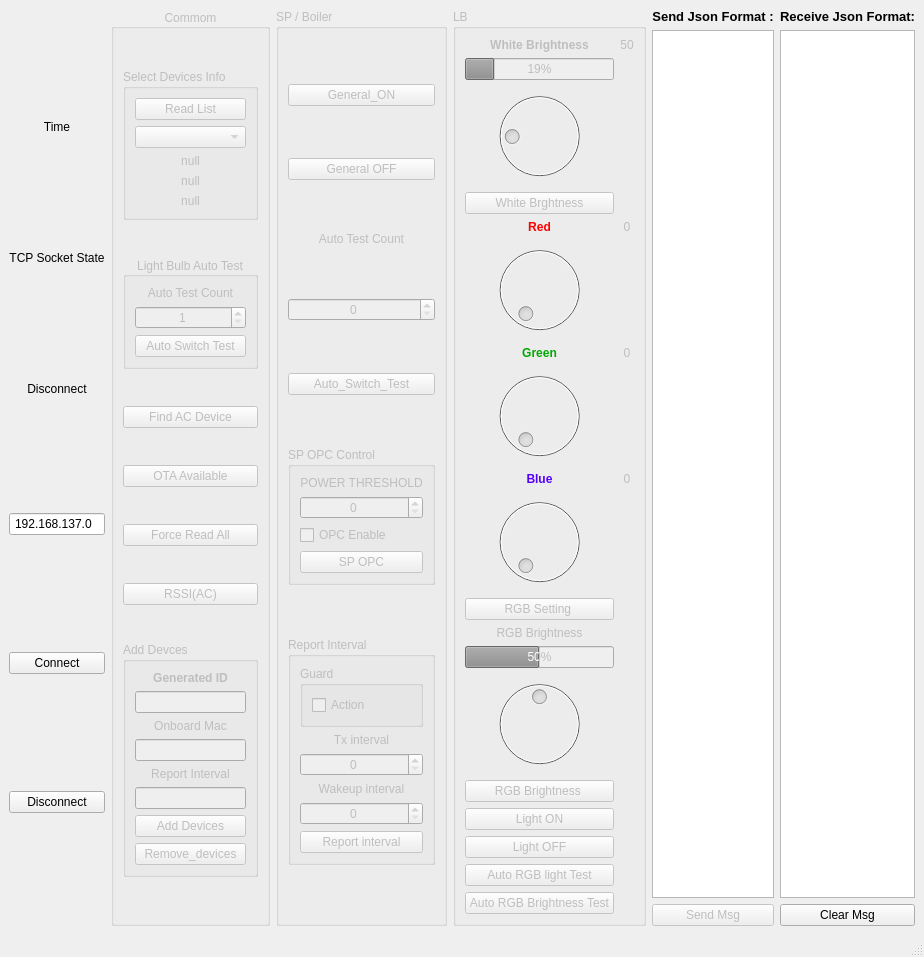
<?xml version="1.0" encoding="UTF-8"?>
<ui version="4.0">
 <class>MainWindow</class>
 <widget class="QMainWindow" name="MainWindow">
  <property name="geometry">
   <rect>
    <x>0</x>
    <y>0</y>
    <width>673</width>
    <height>831</height>
   </rect>
  </property>
  <property name="windowTitle">
   <string>TCP_Socket</string>
  </property>
  <widget class="QWidget" name="centralwidget">
   <layout class="QHBoxLayout" name="horizontalLayout">
    <item>
     <layout class="QGridLayout" name="gridLayout">
      <item row="0" column="0">
       <widget class="QLabel" name="label_Time">
        <property name="sizePolicy">
         <sizepolicy hsizetype="Expanding" vsizetype="Fixed">
          <horstretch>0</horstretch>
          <verstretch>0</verstretch>
         </sizepolicy>
        </property>
        <property name="text">
         <string>Time</string>
        </property>
        <property name="alignment">
         <set>Qt::AlignCenter</set>
        </property>
       </widget>
      </item>
      <item row="4" column="0">
       <widget class="QPushButton" name="btn_connect">
        <property name="text">
         <string>Connect</string>
        </property>
       </widget>
      </item>
      <item row="3" column="0">
       <widget class="QLineEdit" name="lineEdit">
        <property name="inputMask">
         <string>000.000.000.000</string>
        </property>
        <property name="text">
         <string>192.168.137.0</string>
        </property>
        <property name="alignment">
         <set>Qt::AlignCenter</set>
        </property>
       </widget>
      </item>
      <item row="5" column="0">
       <widget class="QPushButton" name="btn_close">
        <property name="text">
         <string>Disconnect</string>
        </property>
       </widget>
      </item>
      <item row="2" column="0">
       <widget class="QLabel" name="label_tcp_socket_state">
        <property name="sizePolicy">
         <sizepolicy hsizetype="Preferred" vsizetype="Fixed">
          <horstretch>0</horstretch>
          <verstretch>0</verstretch>
         </sizepolicy>
        </property>
        <property name="text">
         <string>Disconnect</string>
        </property>
        <property name="alignment">
         <set>Qt::AlignCenter</set>
        </property>
       </widget>
      </item>
      <item row="1" column="0">
       <widget class="QLabel" name="label">
        <property name="sizePolicy">
         <sizepolicy hsizetype="Preferred" vsizetype="Fixed">
          <horstretch>0</horstretch>
          <verstretch>0</verstretch>
         </sizepolicy>
        </property>
        <property name="text">
         <string>TCP Socket State</string>
        </property>
        <property name="alignment">
         <set>Qt::AlignCenter</set>
        </property>
       </widget>
      </item>
     </layout>
    </item>
    <item>
     <widget class="QGroupBox" name="GB_Commom">
      <property name="enabled">
       <bool>false</bool>
      </property>
      <property name="title">
       <string>Commom</string>
      </property>
      <property name="alignment">
       <set>Qt::AlignCenter</set>
      </property>
      <layout class="QVBoxLayout" name="verticalLayout">
       <item>
        <widget class="QGroupBox" name="groupBox">
         <property name="sizePolicy">
          <sizepolicy hsizetype="Preferred" vsizetype="Fixed">
           <horstretch>0</horstretch>
           <verstretch>0</verstretch>
          </sizepolicy>
         </property>
         <property name="title">
          <string>Select Devices Info</string>
         </property>
         <layout class="QVBoxLayout" name="verticalLayout_7">
          <item>
           <widget class="QPushButton" name="btn_read_list">
            <property name="text">
             <string>Read List</string>
            </property>
           </widget>
          </item>
          <item>
           <widget class="QComboBox" name="cb_Generated_id">
            <property name="sizePolicy">
             <sizepolicy hsizetype="Expanding" vsizetype="Fixed">
              <horstretch>0</horstretch>
              <verstretch>0</verstretch>
             </sizepolicy>
            </property>
            <property name="maxCount">
             <number>30</number>
            </property>
           </widget>
          </item>
          <item>
           <widget class="QLabel" name="label_type">
            <property name="text">
             <string>null</string>
            </property>
            <property name="alignment">
             <set>Qt::AlignCenter</set>
            </property>
           </widget>
          </item>
          <item>
           <widget class="QLabel" name="label_mac">
            <property name="text">
             <string>null</string>
            </property>
            <property name="alignment">
             <set>Qt::AlignCenter</set>
            </property>
           </widget>
          </item>
          <item>
           <widget class="QLabel" name="label_targetid">
            <property name="text">
             <string>null</string>
            </property>
            <property name="alignment">
             <set>Qt::AlignCenter</set>
            </property>
           </widget>
          </item>
         </layout>
        </widget>
       </item>
       <item>
        <widget class="QGroupBox" name="groupBox_5">
         <property name="sizePolicy">
          <sizepolicy hsizetype="Preferred" vsizetype="Fixed">
           <horstretch>0</horstretch>
           <verstretch>0</verstretch>
          </sizepolicy>
         </property>
         <property name="title">
          <string>Light Bulb Auto Test</string>
         </property>
         <property name="alignment">
          <set>Qt::AlignCenter</set>
         </property>
         <layout class="QVBoxLayout" name="verticalLayout_8">
          <item>
           <widget class="QLabel" name="label_12">
            <property name="sizePolicy">
             <sizepolicy hsizetype="Preferred" vsizetype="Fixed">
              <horstretch>0</horstretch>
              <verstretch>0</verstretch>
             </sizepolicy>
            </property>
            <property name="text">
             <string>Auto Test Count</string>
            </property>
            <property name="alignment">
             <set>Qt::AlignCenter</set>
            </property>
           </widget>
          </item>
          <item>
           <widget class="QSpinBox" name="spinBox_LB_Count">
            <property name="alignment">
             <set>Qt::AlignCenter</set>
            </property>
            <property name="minimum">
             <number>1</number>
            </property>
            <property name="maximum">
             <number>9999</number>
            </property>
            <property name="value">
             <number>1</number>
            </property>
           </widget>
          </item>
          <item>
           <widget class="QPushButton" name="btn_auto_LB_Switch">
            <property name="text">
             <string>Auto Switch Test</string>
            </property>
           </widget>
          </item>
         </layout>
        </widget>
       </item>
       <item>
        <widget class="QPushButton" name="btn_ac_find">
         <property name="text">
          <string>Find AC Device</string>
         </property>
        </widget>
       </item>
       <item>
        <widget class="QPushButton" name="btn_ota_available">
         <property name="text">
          <string>OTA Available</string>
         </property>
        </widget>
       </item>
       <item>
        <widget class="QPushButton" name="btn_force_read_all">
         <property name="text">
          <string>Force Read All</string>
         </property>
        </widget>
       </item>
       <item>
        <widget class="QPushButton" name="btn_start_rssi_scan">
         <property name="text">
          <string>RSSI(AC)</string>
         </property>
        </widget>
       </item>
       <item>
        <widget class="QGroupBox" name="GB_Setting">
         <property name="enabled">
          <bool>false</bool>
         </property>
         <property name="sizePolicy">
          <sizepolicy hsizetype="Preferred" vsizetype="Fixed">
           <horstretch>0</horstretch>
           <verstretch>0</verstretch>
          </sizepolicy>
         </property>
         <property name="title">
          <string>Add Devces</string>
         </property>
         <layout class="QVBoxLayout" name="verticalLayout_2">
          <item>
           <widget class="QLabel" name="label_6">
            <property name="text">
             <string>&lt;html&gt;&lt;head/&gt;&lt;body&gt;&lt;p align=&quot;center&quot;&gt;&lt;span style=&quot; font-weight:600;&quot;&gt;Generated ID&lt;/span&gt;&lt;/p&gt;&lt;/body&gt;&lt;/html&gt;</string>
            </property>
            <property name="alignment">
             <set>Qt::AlignCenter</set>
            </property>
           </widget>
          </item>
          <item>
           <widget class="QLineEdit" name="lineEdit_Generated">
            <property name="maxLength">
             <number>22</number>
            </property>
            <property name="alignment">
             <set>Qt::AlignCenter</set>
            </property>
           </widget>
          </item>
          <item>
           <widget class="QLabel" name="label_2">
            <property name="text">
             <string>Onboard Mac</string>
            </property>
            <property name="alignment">
             <set>Qt::AlignCenter</set>
            </property>
           </widget>
          </item>
          <item>
           <widget class="QLineEdit" name="lineEdit_onboard_mac">
            <property name="maxLength">
             <number>12</number>
            </property>
            <property name="alignment">
             <set>Qt::AlignCenter</set>
            </property>
           </widget>
          </item>
          <item>
           <widget class="QLabel" name="label_5">
            <property name="text">
             <string>Report Interval</string>
            </property>
            <property name="alignment">
             <set>Qt::AlignCenter</set>
            </property>
           </widget>
          </item>
          <item>
           <widget class="QLineEdit" name="lineEdit_Report_interval">
            <property name="maxLength">
             <number>3</number>
            </property>
            <property name="alignment">
             <set>Qt::AlignCenter</set>
            </property>
           </widget>
          </item>
          <item>
           <widget class="QPushButton" name="btn_add_dev">
            <property name="text">
             <string>Add Devices</string>
            </property>
           </widget>
          </item>
          <item>
           <widget class="QPushButton" name="btn_remove_dev">
            <property name="text">
             <string>Remove_devices</string>
            </property>
           </widget>
          </item>
         </layout>
        </widget>
       </item>
      </layout>
     </widget>
    </item>
    <item>
     <widget class="QGroupBox" name="GB_SP">
      <property name="enabled">
       <bool>false</bool>
      </property>
      <property name="sizePolicy">
       <sizepolicy hsizetype="Preferred" vsizetype="Preferred">
        <horstretch>0</horstretch>
        <verstretch>0</verstretch>
       </sizepolicy>
      </property>
      <property name="title">
       <string>SP / Boiler</string>
      </property>
      <layout class="QVBoxLayout" name="verticalLayout_3">
       <item>
        <widget class="QPushButton" name="btn_sp_on">
         <property name="text">
          <string>General_ON</string>
         </property>
        </widget>
       </item>
       <item>
        <widget class="QPushButton" name="btn_sp_off">
         <property name="text">
          <string>General OFF</string>
         </property>
        </widget>
       </item>
       <item>
        <widget class="QLabel" name="label_13">
         <property name="sizePolicy">
          <sizepolicy hsizetype="Minimum" vsizetype="Fixed">
           <horstretch>0</horstretch>
           <verstretch>0</verstretch>
          </sizepolicy>
         </property>
         <property name="text">
          <string>Auto Test Count</string>
         </property>
         <property name="textFormat">
          <enum>Qt::PlainText</enum>
         </property>
         <property name="alignment">
          <set>Qt::AlignCenter</set>
         </property>
        </widget>
       </item>
       <item>
        <widget class="QSpinBox" name="spinBox_sp_boiler_value">
         <property name="sizePolicy">
          <sizepolicy hsizetype="Preferred" vsizetype="Fixed">
           <horstretch>0</horstretch>
           <verstretch>0</verstretch>
          </sizepolicy>
         </property>
         <property name="alignment">
          <set>Qt::AlignCenter</set>
         </property>
        </widget>
       </item>
       <item>
        <widget class="QPushButton" name="btn_sp_boiler_auot_Switch">
         <property name="sizePolicy">
          <sizepolicy hsizetype="Preferred" vsizetype="Fixed">
           <horstretch>0</horstretch>
           <verstretch>0</verstretch>
          </sizepolicy>
         </property>
         <property name="text">
          <string>Auto_Switch_Test</string>
         </property>
        </widget>
       </item>
       <item>
        <widget class="QGroupBox" name="groupBox_2">
         <property name="sizePolicy">
          <sizepolicy hsizetype="Preferred" vsizetype="Fixed">
           <horstretch>0</horstretch>
           <verstretch>0</verstretch>
          </sizepolicy>
         </property>
         <property name="title">
          <string>SP OPC Control</string>
         </property>
         <layout class="QVBoxLayout" name="verticalLayout_4">
          <item>
           <widget class="QLabel" name="label_11">
            <property name="sizePolicy">
             <sizepolicy hsizetype="Preferred" vsizetype="Fixed">
              <horstretch>0</horstretch>
              <verstretch>0</verstretch>
             </sizepolicy>
            </property>
            <property name="text">
             <string>POWER THRESHOLD</string>
            </property>
            <property name="textFormat">
             <enum>Qt::AutoText</enum>
            </property>
            <property name="alignment">
             <set>Qt::AlignCenter</set>
            </property>
           </widget>
          </item>
          <item>
           <widget class="QSpinBox" name="spinBox_sp_power">
            <property name="layoutDirection">
             <enum>Qt::LeftToRight</enum>
            </property>
            <property name="alignment">
             <set>Qt::AlignCenter</set>
            </property>
            <property name="maximum">
             <number>500</number>
            </property>
           </widget>
          </item>
          <item>
           <widget class="QCheckBox" name="cb_sp_enable">
            <property name="text">
             <string>OPC Enable</string>
            </property>
           </widget>
          </item>
          <item>
           <widget class="QPushButton" name="btn_SP_OPC">
            <property name="text">
             <string>SP OPC</string>
            </property>
           </widget>
          </item>
         </layout>
        </widget>
       </item>
       <item>
        <widget class="QGroupBox" name="groupBox_3">
         <property name="sizePolicy">
          <sizepolicy hsizetype="Preferred" vsizetype="Fixed">
           <horstretch>0</horstretch>
           <verstretch>0</verstretch>
          </sizepolicy>
         </property>
         <property name="title">
          <string>Report Interval</string>
         </property>
         <layout class="QVBoxLayout" name="verticalLayout_5">
          <item>
           <widget class="QGroupBox" name="groupBox_4">
            <property name="sizePolicy">
             <sizepolicy hsizetype="Preferred" vsizetype="Fixed">
              <horstretch>0</horstretch>
              <verstretch>0</verstretch>
             </sizepolicy>
            </property>
            <property name="title">
             <string>Guard</string>
            </property>
            <layout class="QVBoxLayout" name="verticalLayout_6">
             <item>
              <widget class="QCheckBox" name="cb_Action">
               <property name="sizePolicy">
                <sizepolicy hsizetype="Preferred" vsizetype="Fixed">
                 <horstretch>0</horstretch>
                 <verstretch>0</verstretch>
                </sizepolicy>
               </property>
               <property name="text">
                <string>Action</string>
               </property>
              </widget>
             </item>
            </layout>
           </widget>
          </item>
          <item>
           <widget class="QLabel" name="label_7">
            <property name="sizePolicy">
             <sizepolicy hsizetype="Preferred" vsizetype="Fixed">
              <horstretch>0</horstretch>
              <verstretch>0</verstretch>
             </sizepolicy>
            </property>
            <property name="text">
             <string>Tx interval</string>
            </property>
            <property name="alignment">
             <set>Qt::AlignCenter</set>
            </property>
           </widget>
          </item>
          <item>
           <widget class="QSpinBox" name="spinBox_tx">
            <property name="alignment">
             <set>Qt::AlignCenter</set>
            </property>
            <property name="maximum">
             <number>999999</number>
            </property>
           </widget>
          </item>
          <item>
           <widget class="QLabel" name="label_8">
            <property name="sizePolicy">
             <sizepolicy hsizetype="Preferred" vsizetype="Fixed">
              <horstretch>0</horstretch>
              <verstretch>0</verstretch>
             </sizepolicy>
            </property>
            <property name="text">
             <string>Wakeup interval</string>
            </property>
            <property name="alignment">
             <set>Qt::AlignCenter</set>
            </property>
           </widget>
          </item>
          <item>
           <widget class="QSpinBox" name="spinBox_rx">
            <property name="alignment">
             <set>Qt::AlignCenter</set>
            </property>
            <property name="maximum">
             <number>999999</number>
            </property>
           </widget>
          </item>
          <item>
           <widget class="QPushButton" name="btn_set_interval">
            <property name="text">
             <string>Report interval</string>
            </property>
           </widget>
          </item>
         </layout>
        </widget>
       </item>
      </layout>
     </widget>
    </item>
    <item>
     <widget class="QGroupBox" name="GB_LB">
      <property name="enabled">
       <bool>false</bool>
      </property>
      <property name="sizePolicy">
       <sizepolicy hsizetype="Preferred" vsizetype="Fixed">
        <horstretch>0</horstretch>
        <verstretch>0</verstretch>
       </sizepolicy>
      </property>
      <property name="title">
       <string>LB</string>
      </property>
      <layout class="QGridLayout" name="gridLayout_5">
       <item row="0" column="0">
        <widget class="QLabel" name="label_10">
         <property name="text">
          <string>&lt;html&gt;&lt;head/&gt;&lt;body&gt;&lt;p align=&quot;center&quot;&gt;&lt;span style=&quot; font-weight:600;&quot;&gt;White Brightness&lt;/span&gt;&lt;/p&gt;&lt;/body&gt;&lt;/html&gt;</string>
         </property>
         <property name="alignment">
          <set>Qt::AlignCenter</set>
         </property>
        </widget>
       </item>
       <item row="8" column="0">
        <widget class="QDial" name="dial_br">
         <property name="sizePolicy">
          <sizepolicy hsizetype="Preferred" vsizetype="Minimum">
           <horstretch>0</horstretch>
           <verstretch>0</verstretch>
          </sizepolicy>
         </property>
         <property name="minimum">
          <number>0</number>
         </property>
         <property name="maximum">
          <number>255</number>
         </property>
         <property name="value">
          <number>50</number>
         </property>
        </widget>
       </item>
       <item row="9" column="0">
        <widget class="QPushButton" name="btn_lb_white_brghtness">
         <property name="text">
          <string>White Brghtness</string>
         </property>
        </widget>
       </item>
       <item row="10" column="0">
        <widget class="QLabel" name="label_red">
         <property name="text">
          <string>&lt;html&gt;&lt;head/&gt;&lt;body&gt;&lt;p&gt;&lt;span style=&quot; font-weight:600; color:#ff0000;&quot;&gt;Red&lt;/span&gt;&lt;/p&gt;&lt;/body&gt;&lt;/html&gt;</string>
         </property>
         <property name="alignment">
          <set>Qt::AlignCenter</set>
         </property>
        </widget>
       </item>
       <item row="0" column="1">
        <widget class="QLabel" name="label_white_br">
         <property name="text">
          <string>50</string>
         </property>
         <property name="alignment">
          <set>Qt::AlignCenter</set>
         </property>
        </widget>
       </item>
       <item row="2" column="0">
        <widget class="QProgressBar" name="lb_pb_brightness">
         <property name="styleSheet">
          <string notr="true"/>
         </property>
         <property name="minimum">
          <number>0</number>
         </property>
         <property name="maximum">
          <number>255</number>
         </property>
         <property name="value">
          <number>50</number>
         </property>
         <property name="alignment">
          <set>Qt::AlignCenter</set>
         </property>
         <property name="orientation">
          <enum>Qt::Horizontal</enum>
         </property>
        </widget>
       </item>
       <item row="10" column="1">
        <widget class="QLabel" name="label_red_val">
         <property name="text">
          <string>0</string>
         </property>
         <property name="alignment">
          <set>Qt::AlignCenter</set>
         </property>
        </widget>
       </item>
       <item row="11" column="0">
        <widget class="QDial" name="dial_red">
         <property name="minimum">
          <number>0</number>
         </property>
         <property name="maximum">
          <number>255</number>
         </property>
        </widget>
       </item>
       <item row="12" column="0">
        <widget class="QLabel" name="label_green">
         <property name="text">
          <string>&lt;html&gt;&lt;head/&gt;&lt;body&gt;&lt;p align=&quot;center&quot;&gt;&lt;span style=&quot; font-weight:600; color:#00aa00;&quot;&gt;Green&lt;/span&gt;&lt;/p&gt;&lt;/body&gt;&lt;/html&gt;</string>
         </property>
        </widget>
       </item>
       <item row="33" column="0">
        <widget class="QPushButton" name="btn_auto_rgb_br_test">
         <property name="text">
          <string>Auto RGB Brightness Test</string>
         </property>
        </widget>
       </item>
       <item row="14" column="0">
        <widget class="QLabel" name="label_blue">
         <property name="text">
          <string>&lt;html&gt;&lt;head/&gt;&lt;body&gt;&lt;p&gt;&lt;span style=&quot; font-weight:600; color:#5500ff;&quot;&gt;Blue&lt;/span&gt;&lt;/p&gt;&lt;/body&gt;&lt;/html&gt;</string>
         </property>
         <property name="alignment">
          <set>Qt::AlignCenter</set>
         </property>
        </widget>
       </item>
       <item row="22" column="0">
        <widget class="QLabel" name="label_9">
         <property name="text">
          <string>RGB Brightness</string>
         </property>
         <property name="alignment">
          <set>Qt::AlignCenter</set>
         </property>
        </widget>
       </item>
       <item row="24" column="0">
        <widget class="QDial" name="dial_rgb_br">
         <property name="maximum">
          <number>100</number>
         </property>
         <property name="value">
          <number>50</number>
         </property>
        </widget>
       </item>
       <item row="14" column="1">
        <widget class="QLabel" name="label_blue_val">
         <property name="text">
          <string>0</string>
         </property>
         <property name="alignment">
          <set>Qt::AlignCenter</set>
         </property>
        </widget>
       </item>
       <item row="20" column="0">
        <widget class="QPushButton" name="btn_lb_rgb_light_setting">
         <property name="text">
          <string>RGB Setting </string>
         </property>
        </widget>
       </item>
       <item row="25" column="0">
        <widget class="QPushButton" name="btn_lb_rgb_brightness">
         <property name="text">
          <string>RGB Brightness </string>
         </property>
        </widget>
       </item>
       <item row="30" column="0">
        <widget class="QPushButton" name="btn_lb_light_on">
         <property name="text">
          <string>Light ON</string>
         </property>
        </widget>
       </item>
       <item row="12" column="1">
        <widget class="QLabel" name="label_green_val">
         <property name="text">
          <string>0</string>
         </property>
         <property name="alignment">
          <set>Qt::AlignCenter</set>
         </property>
        </widget>
       </item>
       <item row="13" column="0">
        <widget class="QDial" name="dial_green">
         <property name="maximum">
          <number>255</number>
         </property>
        </widget>
       </item>
       <item row="15" column="0">
        <widget class="QDial" name="dial_blue">
         <property name="maximum">
          <number>255</number>
         </property>
        </widget>
       </item>
       <item row="23" column="0">
        <widget class="QProgressBar" name="lb_pb_rgbbrightness">
         <property name="value">
          <number>50</number>
         </property>
         <property name="alignment">
          <set>Qt::AlignCenter</set>
         </property>
        </widget>
       </item>
       <item row="32" column="0">
        <widget class="QPushButton" name="btn_auto_rgb_test">
         <property name="text">
          <string>Auto RGB light Test</string>
         </property>
        </widget>
       </item>
       <item row="31" column="0">
        <widget class="QPushButton" name="btn_lb_light_off">
         <property name="text">
          <string>Light OFF</string>
         </property>
        </widget>
       </item>
      </layout>
      <zorder>label_10</zorder>
      <zorder>btn_lb_light_on</zorder>
      <zorder>btn_lb_rgb_light_setting</zorder>
      <zorder>label_red</zorder>
      <zorder>label_green</zorder>
      <zorder>label_blue</zorder>
      <zorder>label_red_val</zorder>
      <zorder>label_green_val</zorder>
      <zorder>label_blue_val</zorder>
      <zorder>lb_pb_brightness</zorder>
      <zorder>dial_br</zorder>
      <zorder>dial_red</zorder>
      <zorder>dial_green</zorder>
      <zorder>dial_blue</zorder>
      <zorder>btn_lb_white_brghtness</zorder>
      <zorder>dial_rgb_br</zorder>
      <zorder>lb_pb_rgbbrightness</zorder>
      <zorder>label_9</zorder>
      <zorder>btn_lb_rgb_brightness</zorder>
      <zorder>label_white_br</zorder>
      <zorder>btn_auto_rgb_test</zorder>
      <zorder>btn_auto_rgb_br_test</zorder>
      <zorder>btn_lb_light_off</zorder>
     </widget>
    </item>
    <item>
     <layout class="QGridLayout" name="gridLayout_3"/>
    </item>
    <item>
     <layout class="QGridLayout" name="gridLayout_2">
      <item row="3" column="0">
       <widget class="QTextEdit" name="textEdit_send"/>
      </item>
      <item row="4" column="0">
       <widget class="QPushButton" name="btn_send_json">
        <property name="enabled">
         <bool>false</bool>
        </property>
        <property name="text">
         <string>Send Msg</string>
        </property>
       </widget>
      </item>
      <item row="3" column="1">
       <widget class="QTextEdit" name="textEdit_rec">
        <property name="enabled">
         <bool>true</bool>
        </property>
       </widget>
      </item>
      <item row="4" column="1">
       <widget class="QPushButton" name="btn_clear">
        <property name="text">
         <string>Clear Msg</string>
        </property>
       </widget>
      </item>
      <item row="2" column="1">
       <widget class="QLabel" name="label_4">
        <property name="text">
         <string>&lt;html&gt;&lt;head/&gt;&lt;body&gt;&lt;p align=&quot;center&quot;&gt;&lt;span style=&quot; font-size:10pt; font-weight:600;&quot;&gt;Receive Json Format:&lt;/span&gt;&lt;/p&gt;&lt;/body&gt;&lt;/html&gt;</string>
        </property>
       </widget>
      </item>
      <item row="2" column="0">
       <widget class="QLabel" name="label_3">
        <property name="text">
         <string>&lt;html&gt;&lt;head/&gt;&lt;body&gt;&lt;p align=&quot;center&quot;&gt;&lt;span style=&quot; font-size:10pt; font-weight:600;&quot;&gt;Send Json Format :&lt;/span&gt;&lt;/p&gt;&lt;/body&gt;&lt;/html&gt;</string>
        </property>
       </widget>
      </item>
     </layout>
    </item>
   </layout>
  </widget>
  <widget class="QStatusBar" name="statusbar"/>
  <action name="actionAbout">
   <property name="text">
    <string>About</string>
   </property>
  </action>
 </widget>
 <resources/>
 <connections/>
</ui>
